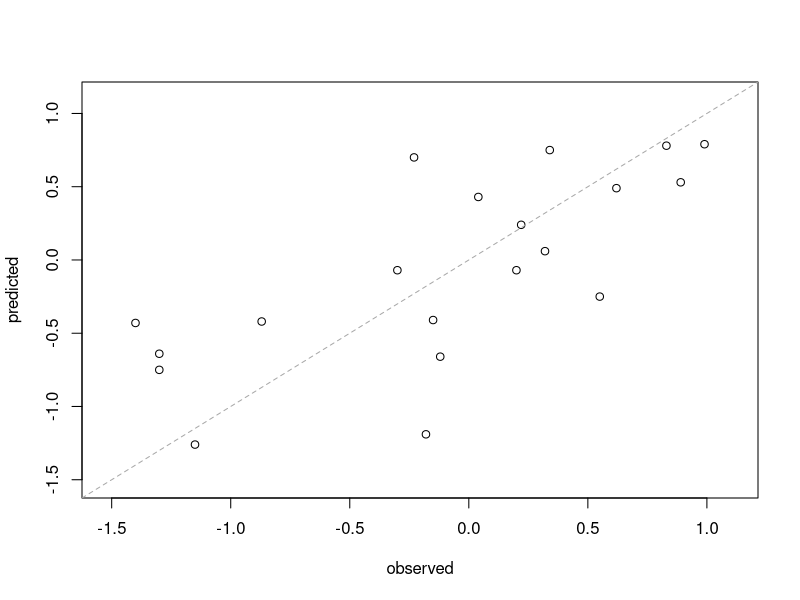
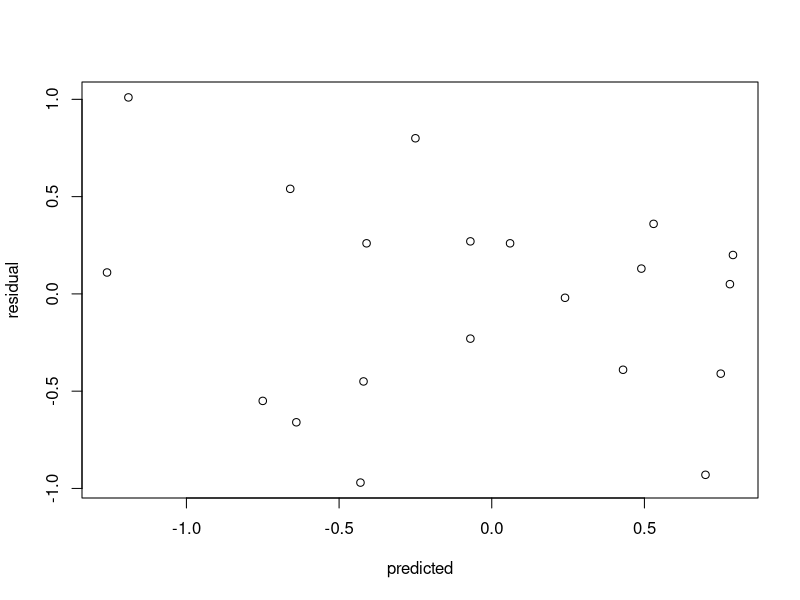

Write R code to recreate these figures, in order.
# Applied Predictive Modeling
# Chapter 5
# Measuring Performance in Regression Models


library(caret)

observed <- c(0.22, 0.83, -0.12, 0.89, -0.23, -1.30, -0.15, -1.4,
              0.62, 0.99, -0.18, 0.32, 0.34, -0.30, 0.04, -0.87,
              0.55, -1.30, -1.15, 0.20)

predicted <- c(0.24, 0.78, -0.66, 0.53, 0.70, -0.75, -0.41, -0.43,
               0.49, 0.79, -1.19, 0.06, 0.75, -0.07, 0.43, -0.42,
               -0.25, -0.64, -1.26, -0.07)

residualValues <- observed - predicted

summary(residualValues)

# Plot the observed values against the predicted values:  understand model fit
axisRange <- extendrange(c(observed, predicted))
plot(observed, predicted,
     ylim = axisRange,
     xlim = axisRange)

# add a 45 degree reference line
abline(0, 1, col = "darkgrey", lty = 2)

# Plot the residuals against the predicted values:  uncover patterns in the model predictions
plot(predicted, residualValues, ylab = "residual")

# caret package for RMSE and R2
R2(predicted, observed)
RMSE(predicted, observed)

# Base R
# simple correlation
cor(predicted, observed)

# Spearman's rank correlation
cor(predicted, observed, method = "spearman")





